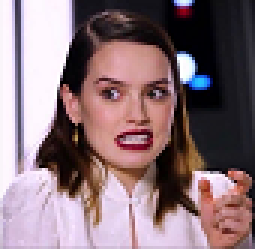
#> input picture test.PNG, 85 x 83 px, found by its file name (shown 3 times larger)
$ python app.py test.png -15
#> lines starting #> are read from the running program, lines starting #| are printed output that depends on the picture
# install Pillow, numpy
from PIL import Image
import numpy as np
import sys, re

# Usage python app.py <file> <adjustment>
# eg. python app.py test.png -15

if __name__ == '__main__':
	# First parameter is the file.
	im = np.array(Image.open(sys.argv[1]).convert('L'))
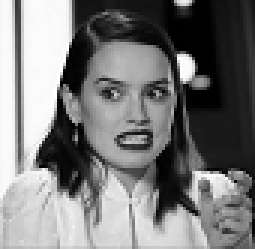
#> im: shape (83, 85) (shown 3 times larger); min 0, max 255, mean 121.8

	adj = 0
	# Second paramter is the 'adjustment'.
	# Some images are too dark, the ranges can be adjusted in this way.
	if len(sys.argv) == 3:
		adj = int(sys.argv[2])

	finalOut = ''

	for line in im:
		lineOut = ''
		for item in line:
			if item in range(0 + adj, 85 + adj):
				item = ' '
			elif item in range(86 + adj, 170 + adj):
				item = '/'
			else:
				item = '#'
			lineOut = lineOut + item  + ' '

		# Add this line to the final output
		finalOut = finalOut + lineOut + '\n'
#> this loop made 83 passes

	# Swop test.png with test.txt for saving the output.
	r = re.compile('\..*')
	f = open(re.sub(r, '.txt', sys.argv[1],), "w")
	# Write the final output to a .txt file.
	f.write(finalOut)
	f.close()
